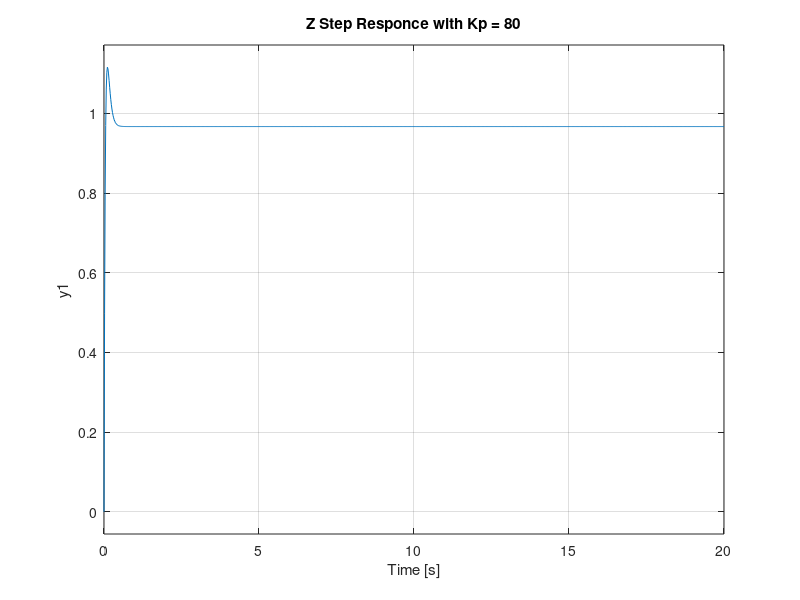

Write MATLAB code to recreate this figure.
clear;

%% System Stabilization - All Z units in cm

% Linearized, estimated parameters
Ks = 0.0028; % Sensor Gain
dfdz = -0.1159; % Change in force per change in Z (cm)
dfdi = 0.0422; % Change in force per amp

M = 0.0118; % Total Levitation mass (in Kg)


%% Unity feedback PD controller with damping = 1

% Kd calculated off of Kp values
Kp = 80;
Kd = sqrt((dfdi * Kp - dfdz)/M)*2*M/dfdi;

% Steady state z error 
e_ss_z = 1/(-dfdz/M + dfdi/M * Kp);

electromag_plant_tf = tf([dfdi/M] , [1 0 -dfdz/M]);
s = tf('s');
pd_controller_tf = Kp + Kd*s;

G = electromag_plant_tf*pd_controller_tf;

ClosedLoop_tf = G / (1 + G) ; 
figure();
step(ClosedLoop_tf) ; 
title(['Z Step Responce with Kp = ',num2str(Kp)]);


